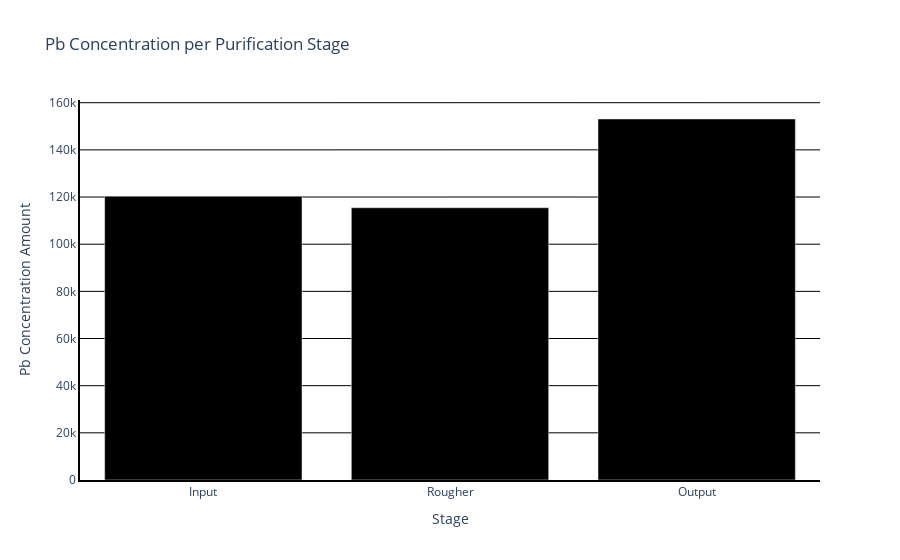

Notebook code for this chart:
### Code cell
#Use plotly express to create a bar chart that displays the Pb Concentration per Purification Stage.
pb_bar = px.bar(pb_df, x='Stage', y='Pb Concentration Amount', title='Pb Concentration per Purification Stage', color_discrete_sequence=['black'])

#Use update_layout() in order to change the plot color to white and add black gridlines.
pb_bar.update_layout(plot_bgcolor='white', yaxis=dict(showgrid=True, gridcolor='black'))

#Use update_yaxes() to display y axis line in black.
pb_bar.update_xaxes(showline=True, linewidth=2, linecolor='black')

#Use update_xaxes() to display x axis line in black.
pb_bar.update_yaxes(showline=True, linewidth=2, linecolor='black')

#Use the show() method to display the chart.
pb_bar.show()

### Figure 1 — Plotly figure (JSON) as saved in the notebook; plotly's stock layout.template omitted (floating-point values rounded to 4 significant figures)
{"data": [{"alignmentgroup": "True", "hovertemplate": "Stage=%{x}<br>Pb Concentration Amount=%{y}<extra></extra>", "legendgroup": "", "marker": {"color": "black", "pattern": {"shape": ""}}, "name": "", "offsetgroup": "", "orientation": "v", "showlegend": false, "textposition": "auto", "type": "bar", "x": ["Input", "Rougher", "Output"], "xaxis": "x", "y": [120300.0, 115500.0, 153100.0], "yaxis": "y"}], "layout": {"barmode": "relative", "legend": {"tracegroupgap": 0}, "plot_bgcolor": "white", "title": {"text": "Pb Concentration per Purification Stage"}, "xaxis": {"anchor": "y", "domain": [0, 1], "linecolor": "black", "linewidth": 2, "showline": true, "title": {"text": "Stage"}}, "yaxis": {"anchor": "x", "domain": [0, 1], "gridcolor": "black", "linecolor": "black", "linewidth": 2, "showgrid": true, "showline": true, "title": {"text": "Pb Concentration Amount"}}}}
